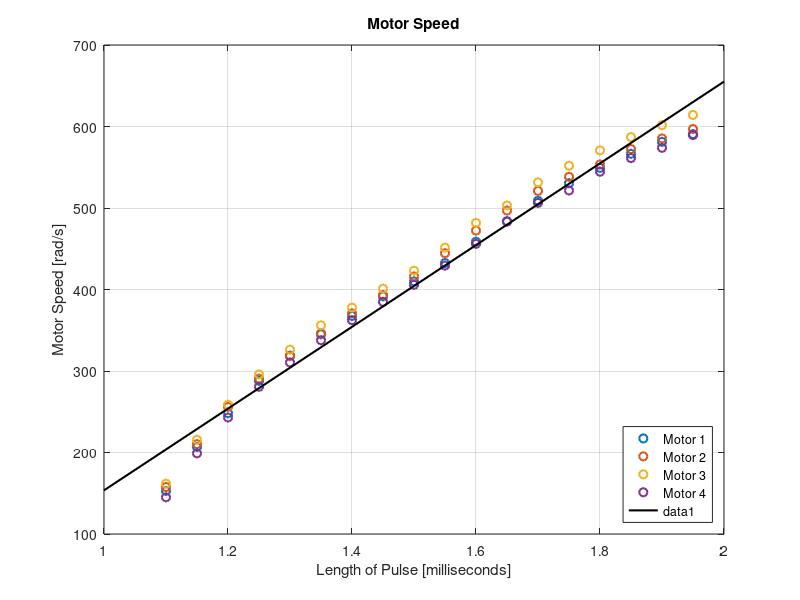
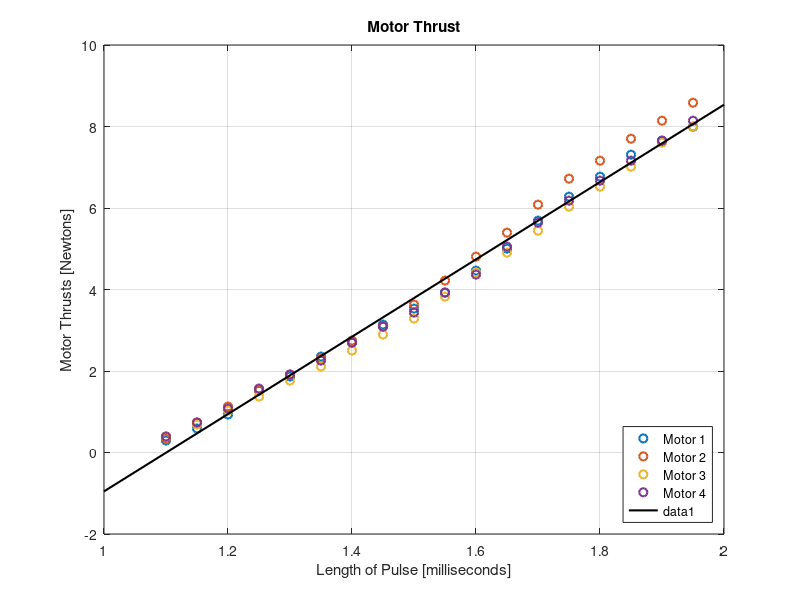
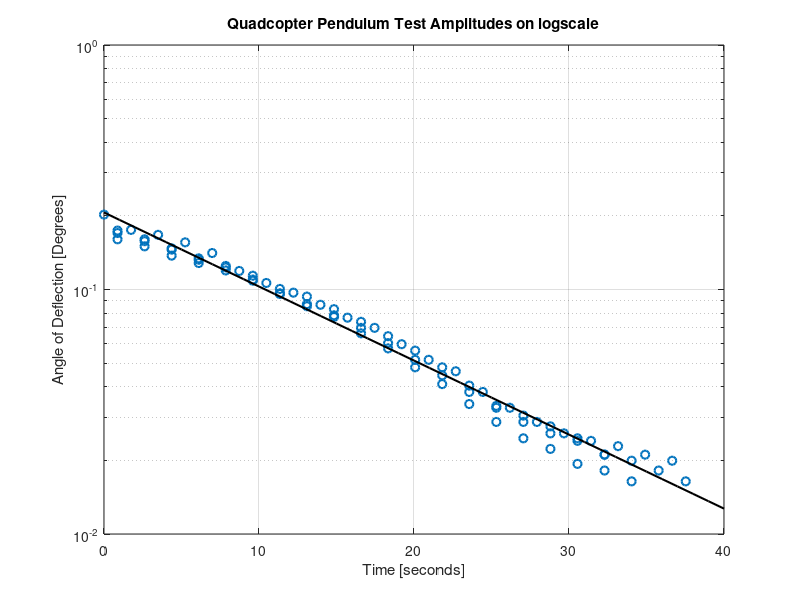
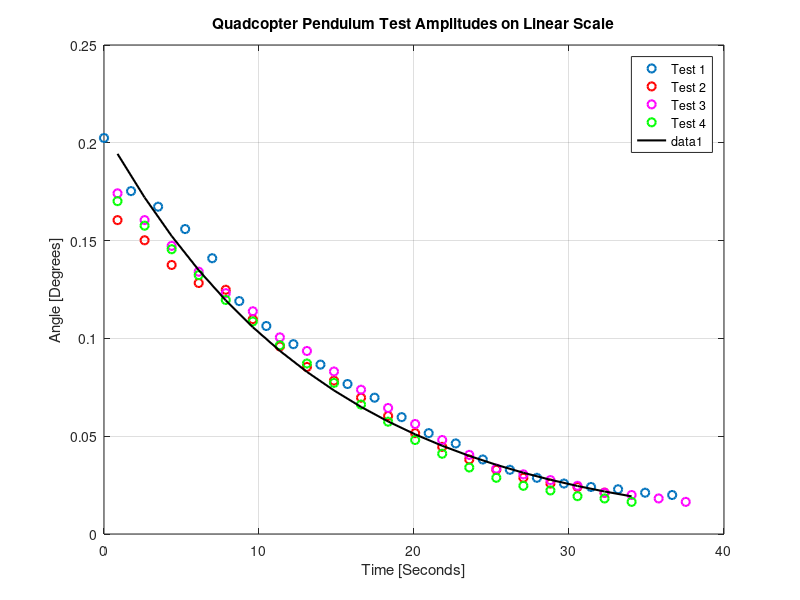

These figures' MATLAB source, in order:
%% Measured Physical Parameters
% These measurements were taken on the quadcopter

clear all
close all
clc

%% Plot Characteritics
LineThickness = 1.5;
%% Constants
g=9.81;
%% Mass and size of quadcopter
% Mass of quadcopter taken using digital scales and added 2 Arduino boards
% to approximate the electronics yet to be added
Mass=2.26;
L = 0.348;                      %Distance between motor and centre of gravity

%% Pulse Lengths in milliseconds
PWM = [1.1 1.15 1.2 1.25 1.3 1.35 1.4 1.45 1.5 1.55 1.6 1.65 1.7 1.75 1.8 1.85 1.9 1.95];% 2];

%% Motor Speeds in rad/s
Motor1_Speed = [152.8908425	206.8215164	248.1858196	287.9793266	318.8716543	345.0515931	367.5663405	391.6518841	409.9778413	432.4925886	458.6725274	483.8052687	508.9380099	530.4055597	549.2551156	566.5338752	581.1946409	590.6194189];%	591.6666164];
Motor2_Speed = [157.6032315	210.2249084	256.0398013	290.5973205	318.3480556	346.0987907	370.7079331	393.2226805	415.9992272	444.5353605	472.2860956	496.895238	520.9807817	538.2595413	553.4439058	572.2934617	585.3834311	596.9026042];%	594.2846103];
Motor3_Speed = [161.7920217 215.7226955 258.6577951 295.8333082 326.2020372 356.0471674 377.7765166 401.0766621 423.0678107 451.3421446	481.7108736	503.1784233	531.4527572	551.8731095	570.7226654	586.9542274	601.6149932	614.1813638];%	611.5633699];
Motor4_Speed = [145.0368608	198.9675347	242.9498319	280.6489437	310.4940739	337.7212103	362.3303527	384.8451001	405.7890511	429.350996	456.0545335	483.2816699	506.320016	521.5043805	544.5427266	561.2978874	573.8642581	589.5722213];%	594.2846103];
figure
Motor_Speeds =[Motor1_Speed;Motor2_Speed;Motor3_Speed;Motor4_Speed];
plot(PWM,Motor_Speeds,'o','LineWidth', LineThickness);
grid on
title('Motor Speed')
xlabel('Length of Pulse [milliseconds]')
ylabel('Motor Speed [rad/s]')
legend('Motor 1','Motor 2','Motor 3','Motor 4','Location','SouthEast')
hold on
% Fit Trenldine
Motor_Speed_Data=[Motor1_Speed ,Motor2_Speed, Motor3_Speed, Motor4_Speed];
PWM_Speed=[PWM, PWM, PWM ,PWM];
coeff_speed=polyfit(PWM_Speed, Motor_Speed_Data,1);
xFitting=1:2;
yFitted=polyval(coeff_speed, xFitting);
plot(xFitting,yFitted,'k','LineWidth', LineThickness);

saveas(gcf, 'MotorSpeed.png')

Kw = coeff_speed(1);
Speed_yIntercept = coeff_speed(2);
%% Motor Thrusts in Newtons
Motor1_Thrust = [0.2943	0.5886	0.93195	1.52055	1.8639	2.3544	2.69775	3.1392	3.5316	3.924	4.46355	5.0031	5.6898	6.2784	6.7689	7.30845	7.6518	7.99515];
Motor2_Thrust = [0.34335	0.73575	1.12815	1.52055	1.91295	2.30535	2.7468	3.09015	3.6297	4.2183	4.8069	5.3955	6.0822	6.71985	7.1613	7.70085	8.1423	8.58375];
Motor3_Thrust = [0.3924	0.6867	1.03005	1.3734	1.7658	2.10915	2.50155	2.89395	3.28635	3.8259	4.4145	4.905	5.44455	6.03315	6.52365	7.01415	7.60275	7.99515];
Motor4_Thrust = [0.3924	0.735750	1.0791	1.5696	1.91295	2.2563	2.69775	3.09015	3.4335	3.924	4.36545	5.05215	5.64075	6.1803	6.6708	7.1613	7.6518	8.1423];

Motor_Thrusts = [Motor1_Thrust;Motor2_Thrust;Motor3_Thrust;Motor4_Thrust];
figure
plot(PWM(1:18),Motor_Thrusts,'o','LineWidth', LineThickness);
grid on
title('Motor Thrust')
xlabel('Length of Pulse [milliseconds]')
ylabel('Motor Thrusts [Newtons]')
legend('Motor 1','Motor 2','Motor 3','Motor 4','Location','SouthEast')
hold on

%Fit Trendline
Motor_Thrust_Data=[Motor1_Thrust, Motor2_Thrust, Motor3_Thrust, Motor4_Thrust];
PWM_Thrust=[PWM(1:18), PWM(1:18), PWM(1:18) ,PWM(1:18)];
coeff_thrust=polyfit(PWM_Thrust, Motor_Thrust_Data,1);
xFitting=1:2;
yFitted=polyval(coeff_thrust, xFitting);
plot(xFitting,yFitted,'k','LineWidth', LineThickness);
saveas(gcf, 'MotorThrust.png')

Kf = coeff_thrust(1);
F_yIntercept = coeff_thrust(2);
%% Inertia
%Inertia test completed with rod rotating around a metal metal rod
%connected by wire. 

%% Yaw Inertia
%Damping was presumed negligble based on observation
TYawTime = [18.08, 18.18 18.14,18.08, 18.18,18.36];
TYawNumber = [10,10, 10,10,10,10];
TYawT = TYawTime./TYawNumber;
TYaw =sum(TYawT)/length(TYawT);                     %Period of Yaw Oscillation
LengthYaw = 0.662;%0.82;                              %Dist from Rod to Centre of Mass
wYaw=2*pi/TYaw;                                     %Natural Frequency of Yaw Axis
IYawParallel= Mass*g*LengthYaw*(TYaw/(2*pi))^2;     %Before parallel axis accounted for

IYaw=IYawParallel-(Mass*(LengthYaw^2));

%% Pitch/Roll Inertia
%Symmetry was assumed between the pitch and roll axes.
%Damping was having a discernible effect and needed to be measured. Period
%and distance between rod and Centre of Mass were taken and used to
%calculate then inertia. The parallel axes theorem was used to calculate
%inertia of the quadcopter.

% Roll - Motors 4 & 2, 4 on top
TRollTime =[ 17.32, 17.36, 17.37, 17.22, 17.51, 17.14 ];             %Time for 
TRollNumber = [ 10, 10, 10, 10, 10, 10 ];                  %Number of oscillations
TRollT=TRollTime./TRollNumber;           %Period

TRoll=sum(TRollT)/length(TRollT);        %Average Period of oscillation
LengthRoll = 0.66;

IRollParallel= Mass*g*LengthRoll*(TRoll/(2*pi))^2; %Before parallel axis accounted for

IRoll=IRollParallel-(Mass*(LengthRoll^2));     %Inertia of the Roll axs

% Pitch - Motors 3 & 1, 1 on top
TPitchTime =[17.12, 17.22, 17.36, 17.21 ];             %Time for 
TPitchNumber = [10, 10, 10, 10 ];                  %Number of oscillations
TPitchT=TPitchTime./TPitchNumber;           %Period

TPitch=sum(TPitchT)/length(TPitchT);        %Average Period of oscillation
LengthPitch = 0.655;

IPitchParallel= Mass*g*LengthPitch*(TPitch/(2*pi))^2; %Before parallel axis accounted for

IPitch=IPitchParallel-(Mass*(LengthPitch^2));     %Inertia of the Pitch axis
%% Damping of Pitch/Roll Axes
%Laser pointer was used to mark max amplitude of oscillation on paper on
%ground. Using atan and distance between Centre of Rotation osccilation
%angle was found. Oscillation gave a damped exponential. The natural log of
%this was then graph and a trend line fitted. The coefficients of this line
%gave gamma. From the natural frequency could be found and hence the
%damping ratio

% Ross Data
Dist1 = atan([350 302 288 268 242 204 182 166 148 131 119 102 88 79 65 56 49 44 41 39 36 34 ]/1705);
DistTime1=1.7456*[0:length(Dist1)-1];
figure(3)
plot(DistTime1,Dist1,'o','LineWidth', LineThickness);
grid on
title('Quadcopter Pendulum Test Amplitudes on Linear Scale')
xlabel('Time [Seconds]')
ylabel('Angle [Degrees]')
hold on
%saveas(gcf, 'PendulumAmplitude.png')
% Simon Data 1
Dist2 = atan([276 258 236 220 214 188 164 146 134 119 103 88 76 65 56 49 44 41 36]/1705);
DistTime2 = (1.7456*[0:length(Dist2)-1])+(1.7456/2);
plot(DistTime2,Dist2,'or','LineWidth', LineThickness);
% Simon Data 2
Dist3 = atan([300 276 253 230 211 195 172 160 142 126 110 96 82 69 57 52 47 42 36 34 31 28]/1705);
DistTime3 = (1.7456*[0:length(Dist3)-1])+(1.7456/2);
plot(DistTime3,Dist3,'om','LineWidth', LineThickness);
% Simon Data 3
Dist4 = atan([293 271 250 227 205 186 165 149 132 113 98 82 70 58 49 42 38 33 31 28]/1705);
DistTime4 = (1.7456*[0:length(Dist4)-1])+(1.7456/2);
plot(DistTime4,Dist4,'og','LineWidth', LineThickness);
legend('Test 1','Test 2','Test 3','Test 4','Location','NorthEast')



%Plotting all data on a log scale
DistConcat=([Dist1,Dist2,Dist3,Dist4]);
DistTimeConcat=[DistTime1, DistTime2, DistTime3, DistTime4];

figure(4)
semilogy(DistTimeConcat, DistConcat,'o','LineWidth', LineThickness)
hold on
grid on
title('Quadcopter Pendulum Test Amplitudes on logscale')
xlabel('Time [seconds]')
ylabel('Angle of Deflection [Degrees]')


% Find and plot a linear trendline
coeff=polyfit(DistTimeConcat, log(DistConcat),1);
xFitting=0:40;
yFitted=exp(polyval(coeff, xFitting));
figure(4)
semilogy(xFitting,yFitted,'k','LineWidth', LineThickness);
saveas(gcf, 'PendulumAmplitude_Log.png')

%Fit Envelope to Damped Exponential
figure(3)
plot(DistTime4,exp((coeff(1)*DistTime4)+coeff(2)),'k','LineWidth', LineThickness)
saveas(gcf, 'PendulumAmplitude_Linear.png')


% Calculate the missing variables
gamma=-coeff(1);
wd=2*pi/TRoll;
wn=sqrt(wd^2+gamma^2);
zeta=gamma/wn;
k= Mass*wn;
B_Pitch= 2*zeta*sqrt(wn*k);

%% Drag Coefficient
L=0.338;                        % Dist from motor to centre of quad
PWM = [1.5 1.6 1.7 1.8];
speed1 = [7023 7671 8374 8500]; % Tacho Reading
speed2 = [7332 8140 8909 9381]; 
w1 = speed1*2*pi/(60*2);        % Convert to RPM and div by 2 for double tacho reading
w2 = speed2*2*pi/(60*2);
w_squared= w1.^2+w2.^2;
StrainGauge= [0.035 0.045 0.055 0.065];
F=StrainGauge*g;
Torque=F.*L;
D= Torque./w_squared;
figure
plot(PWM,D,'o','LineWidth',2)
xlim([1.48 1.82])
ylim([4e-7 5e-7])
title('Drag Values')
ylabel('Drag Coefficient Value [kg m ^2]')
xlabel('PWM Input [ms]')
grid on
saveas(gcf, 'Drag_Test.png')
Drag = mean(D);
%% Parameters Found
I_Phi = IRoll;      % Roll Inertia
I_Theta=IPitch;     % Pitch Inertia
I_Psi =IYaw;        % Yaw Inertia
Kf;
L;
B_Pitch;                  % Damping of the Pitch Axis
F_yIntercept;
Drag;
%% Parameters Not Found
Motor_TimeConstant = 70e-3;
J = 80e-9;
w0_yaw=0;
%D=0.44e-9; %value from previous groups, wrong
B=0;    % Viscous Damping of Air

%% Save Relevant Parameters
save('Model_Parameters','Mass','B','I_Phi','I_Theta','I_Psi','Kf','L','B_Pitch','F_yIntercept','Speed_yIntercept', 'Motor_TimeConstant','J','Kw','Drag', 'g')
